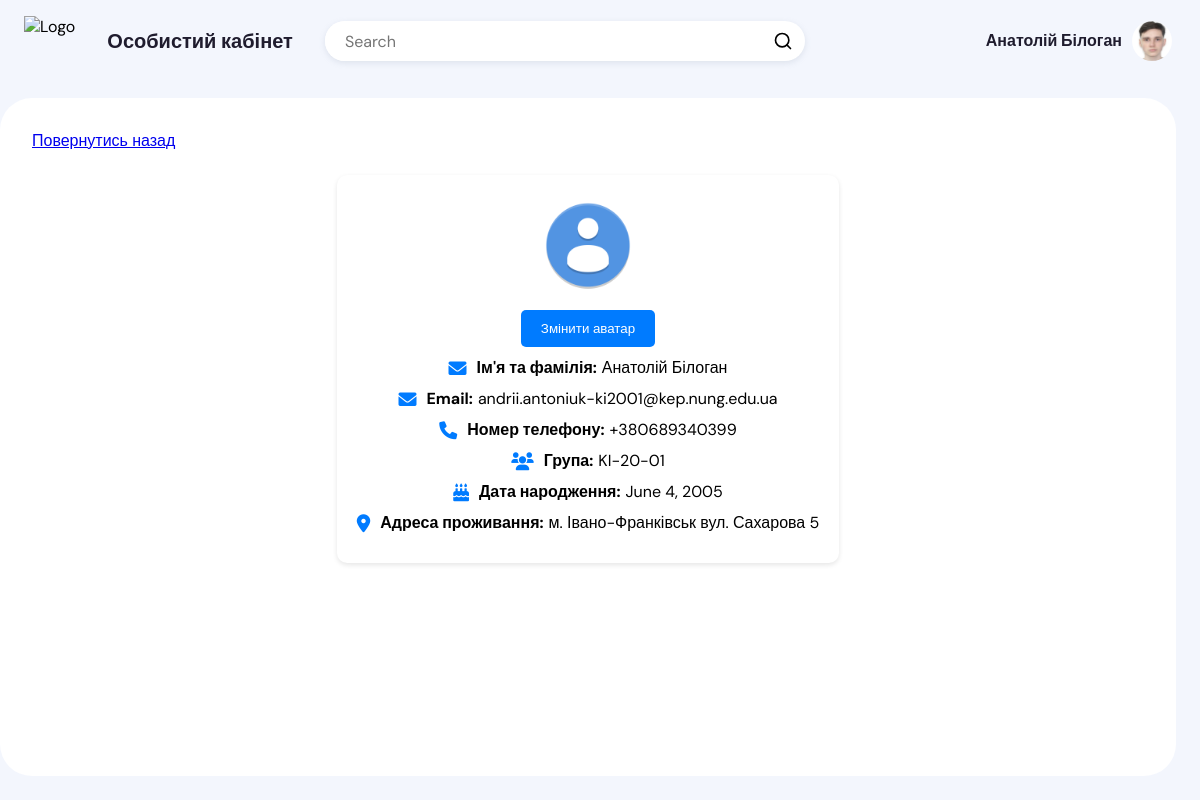
/profile/8/ (signed in), run on the app's committed database.
### UserAuth/models.py (models this page shows, shortened)
class CustomUser(AbstractUser):
    email = models.EmailField(unique=True, max_length=255)
    USERNAME_FIELD = 'email'
    REQUIRED_FIELDS = []
    objects = CustomUserManager()

class Student(models.Model):
    user = models.OneToOneField(settings.AUTH_USER_MODEL, on_delete=models.CASCADE)
    group = models.ForeignKey(Group, on_delete=models.CASCADE, related_name='students', default=None)
    first_name = models.CharField(max_length=30)
    last_name = models.CharField(max_length=30)
    date_of_birth = models.DateField()
    address = models.CharField(max_length=255, blank=True, null=True)
    phone_number = models.CharField(max_length=15, blank=True, null=True)
    avatar = models.ImageField(upload_to='avatars/', null=True, blank=True)

class Group(models.Model):
    name = models.CharField(max_length=255)

### UserAuth/decorators.py (the view)
    @login_required
    def _wrapped_view(request, *args, **kwargs):
        if hasattr(request.user, 'student'):
            return view_func(request, *args, **kwargs)
        else:
            return redirect('teachers:dashboard')

### Students/views.py (called while the page is built)
@student_required
def user_profile(request, user_id):
    student = get_object_or_404(Student, user__id=user_id)
    return render(request, 'student/profile.html', {'student': student})

### Students/templates/student/profile.html (shortened to what this page needs)
{% load static %}
{% load custom_filters %}
<!DOCTYPE html>
<html lang="en">
<head>
    <link rel="stylesheet" href="{% static 'student/styles.css' %}">
    <link rel="stylesheet" href="https://cdnjs.cloudflare.com/ajax/libs/font-awesome/6.0.0-beta3/css/all.min.css">
</head>
<body>
  <div class="app-container">
      <div class="app-header">
          <div class="app-header-left">
            <img src="https://kep.nung.edu.ua/static/img/fullLogo.svg" class="logo" alt="Logo">
              <p class="app-name">Особистий кабінет</p>
              <div class="search-wrapper">
                  <input class="search-input" type="text" placeholder="Search">
                  <svg xmlns="http://www.w3.org/2000/svg" width="20" height="20" fill="none" stroke="currentColor" stroke-linecap="round" stroke-linejoin="round" stroke-width="2" class="feather feather-search" viewBox="0 0 24 24">
                      <circle cx="11" cy="11" r="8"></circle>
                      <path d="M21 21l-4.35-4.35"></path>
                  </svg>
              </div>
          </div>
          <div class="app-header-right">
              <button class="profile-btn" onclick="location.href='{% url 'students:user_profile' request.user.id %}'">
                  <div>{{ request.user.student.first_name }} {{ request.user.student.last_name }}</div>
                  {% if request.user.student.avatar %}
                    <img src="{{ request.user.student.avatar.url }}" class="avatar" />
                    {% else %}
                        <img src="https://png.pngtree.com/png-vector/20220817/ourmid/pngtree-man-avatar-with-circle-frame-vector-ilustration-png-image_6110328.png" class="avatar" />
                    {% endif %}
              </button>
          </div>
      </div>
      <div class="app-content">
          <div class="projects-section">
              <div class="projects-section-header">
                  <a href="{% url 'students:index' %}" class="btn btn-primary">Повернутись назад</a>
              </div>
              <div class="profile-card">
                {% if student.avatar %}
                <img src="{{ student.avatar.url }}" alt="Avatar" class="avatar">
                {% else %}
                    <img src="https://png.pngtree.com/png-vector/20220817/ourmid/pngtree-man-avatar-with-circle-frame-vector-ilustration-png-image_6110328.png" alt="Avatar" class="avatar">
                {% endif %}
                  <button class="btn-change-avatar" onclick="document.getElementById('avatarModal').style.display='block'">Змінити аватар</button>
                  <p><i class="fas fa-envelope"></i> <strong>Ім'я та фамілія: </strong> {{ request.user.student.first_name }} {{ request.user.student.last_name }}</p>
                  <p><i class="fas fa-envelope"></i> <strong>Email:</strong> {{ student.user.email }}</p>
                  <p><i class="fas fa-phone"></i> <strong>Номер телефону:</strong> {{ student.phone_number }}</p>
                  <p><i class="fas fa-users"></i> <strong>Група:</strong> {{ student.group.name }}</p>
                  <p><i class="fas fa-birthday-cake"></i> <strong>Дата народження:</strong> {{ student.date_of_birth }}</p>
                  <p><i class="fas fa-map-marker-alt"></i> <strong>Адреса проживання:</strong> {{ student.address }}</p>
              </div>
          </div>
      </div>
  </div>
</body>
</html>

### Students/static/student/styles.css (style rules this page uses)
* { box-sizing: border-box; }
:root { --app-container: #f3f6fd; --main-color: #1f1c2e; --secondary-color: #4a4a4a; --link-color: #1f1c2e; --link-color-hover: #c3cff4; --link-color-active: #fff; --link-color-active-bg: #1f1c2e; --projects-section: #fff; --message-box-hover: #fafcff; --message-box-border: #e9ebf0; --more-list-bg: #fff; --more-list-bg-hover: #f6fbff; --more-list-shadow: rgba(209, 209, 209, 0.4); --button-bg: #1f1c24; --search-area-bg: #fff; --star: #1ff1c2 e; --message-btn: #fff; }
html, body { width: 100%; height: 100vh; margin: 0; }
body { font-family: 'DM Sans', sans-serif; overflow: hidden; display: flex; justify-content: center; background-color: var(--app-container); }
button, a { cursor: pointer; }
.app-container { width: 100%; display: flex; flex-direction: column; height: 100%; background-color: var(--app-container); transition: 0.2s; max-width: 1800px; }
.app-container button, .app-container input, .app-container optgroup, .app-container select, .app-container textarea { font-family: 'DM Sans', sans-serif; }
.app-content { display: flex; flex: 1; height: 100%; overflow: hidden; padding: 16px 24px 24px 0; }
.app-header { display: flex; justify-content: space-between; align-items: center; width: 100%; padding: 16px 24px; position: relative; }
.app-header-left, .app-header-right { display: flex; align-items: center; }
.logo { height: 50px; }
.app-header-left { flex-grow: 1; }
.app-header-right button { margin-left: 10px; }
.app-name { color: var(--main-color); margin: 0; font-size: 20px; line-height: 24px; font-weight: 700; margin: 0 32px; }
.search-wrapper { border-radius: 20px; background-color: var(--search-area-bg); padding-right: 12px; height: 40px; display: flex; justify-content: space-between; align-items: center; width: 100%; max-width: 480px; color: var(--light-font); box-shadow: 0 2px 6px 0 rgba(136, 148, 171, .2), 0 24px 20px -24px rgba(71, 82, 107, .1); overflow: hidden; }
.search-input { border: none; flex: 1; outline: none; height: 100%; padding: 0 20px; font-size: 16px; background-color: var(--search-area-bg); color: var(--main-color); }
.search-input:placeholder { color: var(--main-color); opacity: 0.6; }
.profile-btn { gap: 10px; padding: 0; border: 0; background-color: transparent; position: relative; display: flex; align-items: center; padding-left: 12px; border-left: 2px solid #ddd; }
.profile-btn img { width: 40px; height: 40px; object-fit: cover; border-radius: 50%; margin-right: 4px; }
.profile-btn div { color: var(--main-color); font-size: 16px; line-height: 24px; font-weight: 700; }
.projects-section { overflow-y: auto; flex: 1; background-color: var(--projects-section); border-radius: 32px; padding: 32px 32px 0 32px; overflow: hidden; display: flex; flex-direction: column; transition: width 0.3s ease; }
.projects-section-header { display: flex; justify-content: space-between; align-items: center; margin-bottom: 24px; color: var(--main-color); }

### Students/templates/student/profile.html (style rules this page uses)
.profile-card { background-color: #fff; padding: 20px; border-radius: 10px; box-shadow: 0 2px 5px rgba(0,0,0,0.1); max-width: 600px; margin: 0 auto; text-align: center; }
.profile-card p { font-size: 16px; margin: 10px 0; display: flex; align-items: center; justify-content: center; }
.profile-card i { margin-right: 10px; color: #007bff; font-size: 18px; }
.avatar { width: 100px; height: 100px; border-radius: 50%; }
.btn-change-avatar { margin: auto; display: flex; margin-top: 10px; padding: 10px 20px; background-color: #007bff; color: #fff; border: none; border-radius: 5px; cursor: pointer; }
strong { padding-right: 5px; }
.profile-btn { border: none; }

### data on the page
CustomUser: user.student.first_name "Анатолій", user.student.last_name "Білоган", user.student.avatar (picture)
Student: avatar (placeholder picture), user.email "andrii.antoniuk-ki2001@kep.nung.edu.ua", phone_number "+380689340399", group.name "KI-20-01", date_of_birth "June 4, 2005", address "м. Івано-Франківськ вул. Сахарова 5"
